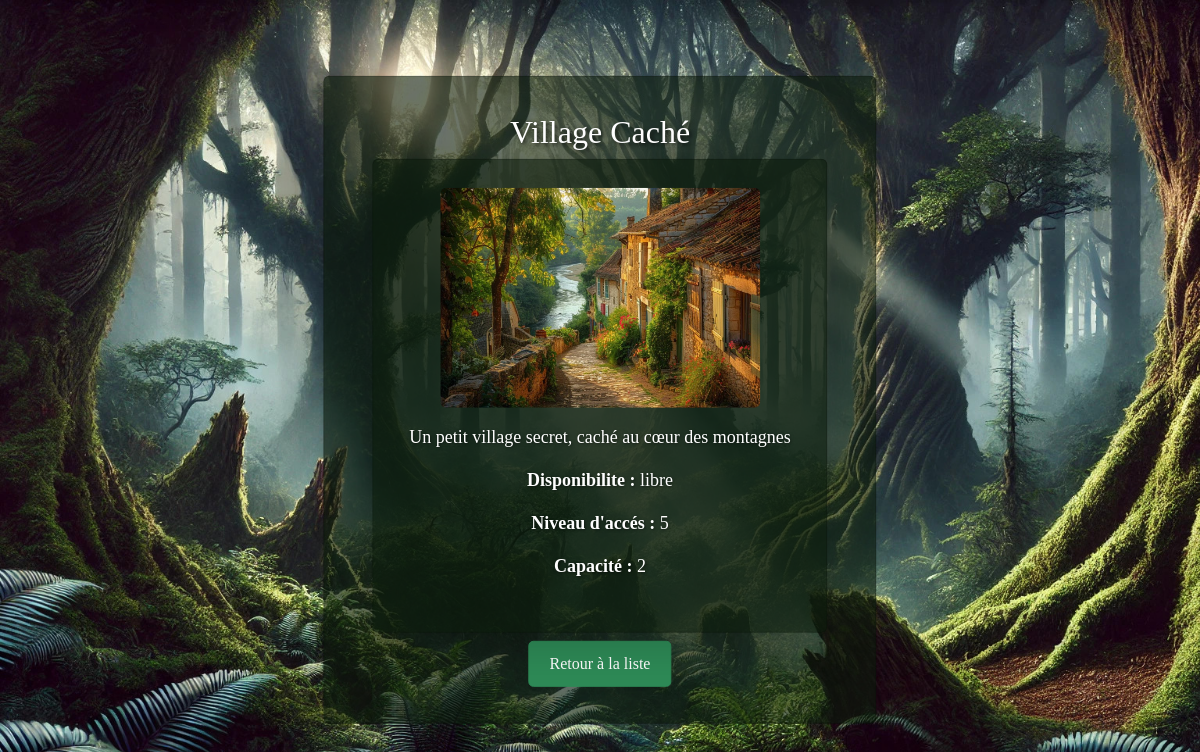
Page /lieu/L003/ on the earlier database version.
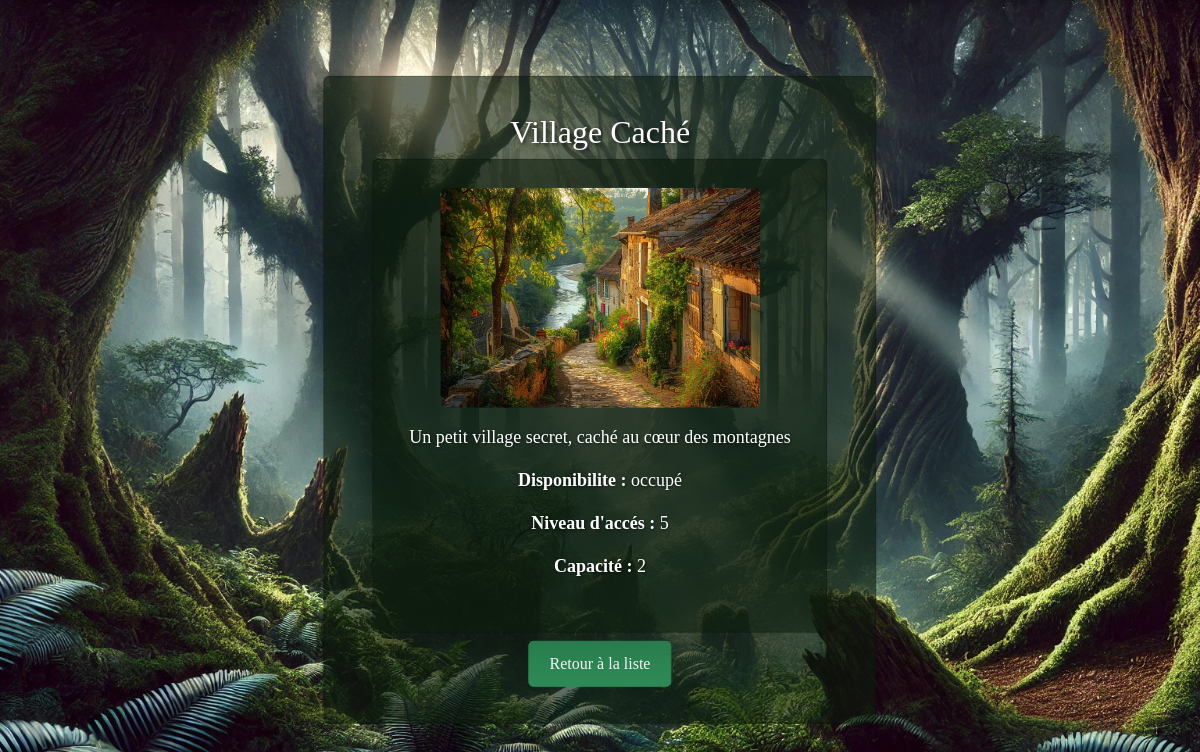
Same page on the later database version.
### jeu_de_role/models.py (models this page shows, shortened)
class Lieu(models.Model):
    id_lieu = models.CharField(max_length=100, primary_key=True)
    nom = models.CharField(max_length=100)
    description = models.TextField(null=True, blank=True)
    type_lieu = models.CharField(max_length=50, choices=[('forteresse', 'Forteresse'), ('forêt', 'Forêt'), ('village', 'Village'), ('donjon', 'Donjon')])
    disponibilite = models.CharField(max_length=20, choices=[('libre', 'Libre'), ('occupé', 'Occupé')])
    niveau_acces = models.IntegerField(default=1)
    capacite_max = models.IntegerField(default=10)
    photo = models.ImageField(upload_to='lieux/')

### jeu_de_role/views.py (the view)
# urls.py: path('lieu/<str:pk>/', views.lieu_detail, name='lieu_detail'),
def lieu_detail(request, pk):
    lieu = get_object_or_404(Lieu, pk=pk)
    return render(request, 'jeu_de_role/lieu_detail.html', {'lieu': lieu})

### jeu_de_role/templates/jeu_de_role/lieu_detail.html (shortened to what this page needs)
{% extends 'jeu_de_role/explore.html' %}
{% block content %}
<h2 class="text-center mb-2">{{ lieu.nom }}</h2>
<div class="container mt-2">
    <div class="card shadow-lg h-100 d-flex flex-column">
        <img src="{{ lieu.photo.url }}" class="img-fluid mt-2 rounded d-block mx-auto" style="width: 320px;"  alt="{{ character.lieu.nom }}">
        <div class="card-body text-center">
            <p><strong></strong> {{ lieu.description}}</p>
            <p><strong>Disponibilite :</strong> {{ lieu.disponibilite }}</p>
            <p><strong>Niveau d'accés :</strong> {{ lieu.niveau_acces }}</p>
            <p><strong>Capacité :</strong> {{ lieu.capacite_max }}</p>
        </div>
    </div>
    <div class="text-center">
        <a href="{% url 'explore' %}?tab=lieux" class="btn mt-2 btn-lg">Retour à la liste</a>
    </div>
</div>
{% endblock %}

### jeu_de_role/templates/jeu_de_role/explore.html (shortened to what this page needs)
{% load static %}
<!DOCTYPE html>
<html lang="en">
    <head>
        <link href="https://cdn.jsdelivr.net/npm/bootstrap@5.3.0-alpha1/dist/css/bootstrap.min.css" rel="stylesheet">
        <link rel="stylesheet" href="{% static 'jeu_de_role/css/jeu_de_role.css' %}">
    </head>
    <body>
        <div class="first">
            <div class="center">
                <div class="card w-80 mx-auto my-4">
                    <div class="card-body">
                        {% block content %}{% endblock %}
                    </div>
                </div>
            </div>
        </div>
    </body>
</html>

### static/jeu_de_role/css/jeu_de_role.css (style rules this page uses)
* { margin: 0; padding: 0; font-family: "Dela Gothic One"; }
body { background-image: url('/static/jeu_de_role/images/img1.jpg'); background-size: cover; background-position: center; background-attachment: fixed; height: 100vh; margin: 0; }
.first { display: flex; flex-direction: column; align-items: center; justify-content: flex-start; padding-top: 50px; }
h2 { color: rgb(255, 255, 255); margin-bottom: 20px; text-shadow: 2px 2px 4px rgba(0, 0, 0, 0.7); }
p { color: rgb(255, 255, 255); font-size: 18px; text-shadow: 1px 1px 3px rgba(0, 0, 0, 0.5); }
.center { position: absolute; top: 50%; left: 50%; transform: translate(-50%, -50%); display: flex; justify-content: center; align-items: center; }
.card { background-color: rgba(13, 27, 13, 0.6); margin-top: 0; padding: 20px; }
.center a { background-color: #2E8B57; text-decoration: none; color: white; padding: 10px 20px; border-radius: 5px; text-align: center; }
.card img { height: 220px; border-radius: 10px 10px 0 0; object-fit: cover; }
.btn-lg { font-size: 16px;; background-color: #2E8B57; border-color: #2E8B57; }

Differences in the rows shown:
changed Lieu "Village Caché": disponibilite "libre" → "occupé"
